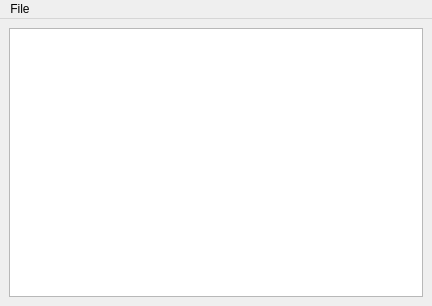
<?xml version="1.0" encoding="UTF-8"?>
<ui version="4.0">
 <class>MainWindow</class>
 <widget class="QMainWindow" name="MainWindow">
  <property name="geometry">
   <rect>
    <x>0</x>
    <y>0</y>
    <width>432</width>
    <height>306</height>
   </rect>
  </property>
  <property name="windowTitle">
   <string>MainWindow</string>
  </property>
  <widget class="QWidget" name="centralwidget">
   <layout class="QGridLayout" name="gridLayout">
    <item row="0" column="0">
     <widget class="QPlainTextEdit" name="textEdit">
      <property name="font">
       <font>
        <family>Courier New</family>
       </font>
      </property>
      <property name="lineWrapMode">
       <enum>QPlainTextEdit::NoWrap</enum>
      </property>
     </widget>
    </item>
   </layout>
  </widget>
  <widget class="QMenuBar" name="menubar">
   <property name="geometry">
    <rect>
     <x>0</x>
     <y>0</y>
     <width>432</width>
     <height>21</height>
    </rect>
   </property>
   <widget class="QMenu" name="menuFile">
    <property name="title">
     <string>File</string>
    </property>
    <addaction name="actionNew"/>
    <addaction name="actionOpen"/>
    <addaction name="actionSave"/>
    <addaction name="actionSave_As"/>
    <addaction name="separator"/>
    <addaction name="actionRevert"/>
    <addaction name="separator"/>
    <addaction name="actionExit"/>
   </widget>
   <addaction name="menuFile"/>
  </widget>
  <action name="actionNew">
   <property name="text">
    <string>New</string>
   </property>
  </action>
  <action name="actionOpen">
   <property name="text">
    <string>Open</string>
   </property>
  </action>
  <action name="actionSave">
   <property name="text">
    <string>Save</string>
   </property>
  </action>
  <action name="actionSave_As">
   <property name="text">
    <string>Save As</string>
   </property>
  </action>
  <action name="actionRevert">
   <property name="text">
    <string>Revert</string>
   </property>
  </action>
  <action name="actionExit">
   <property name="text">
    <string>Exit</string>
   </property>
  </action>
 </widget>
 <resources/>
 <connections/>
</ui>
